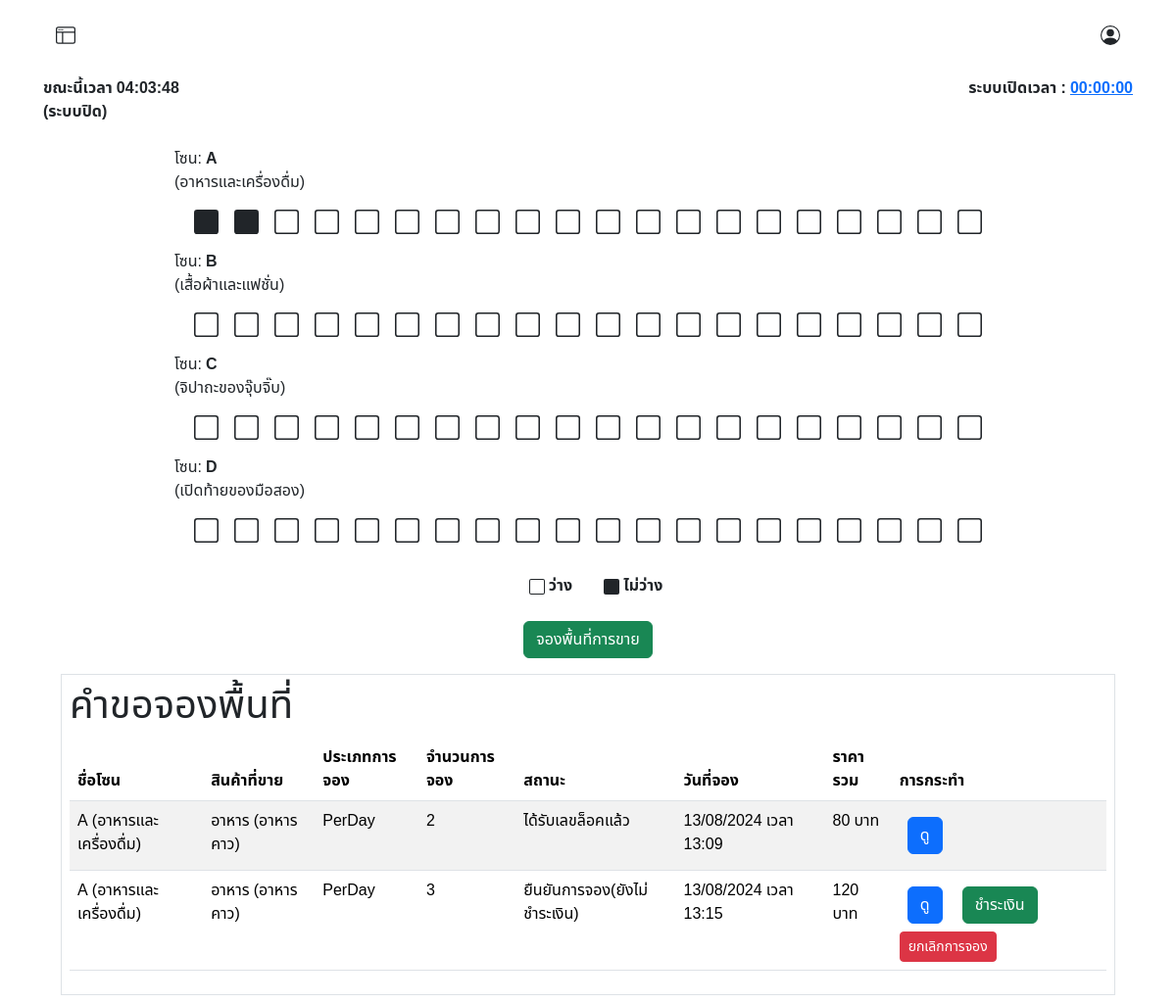
The app's page /user/index.php (signed in), older data.
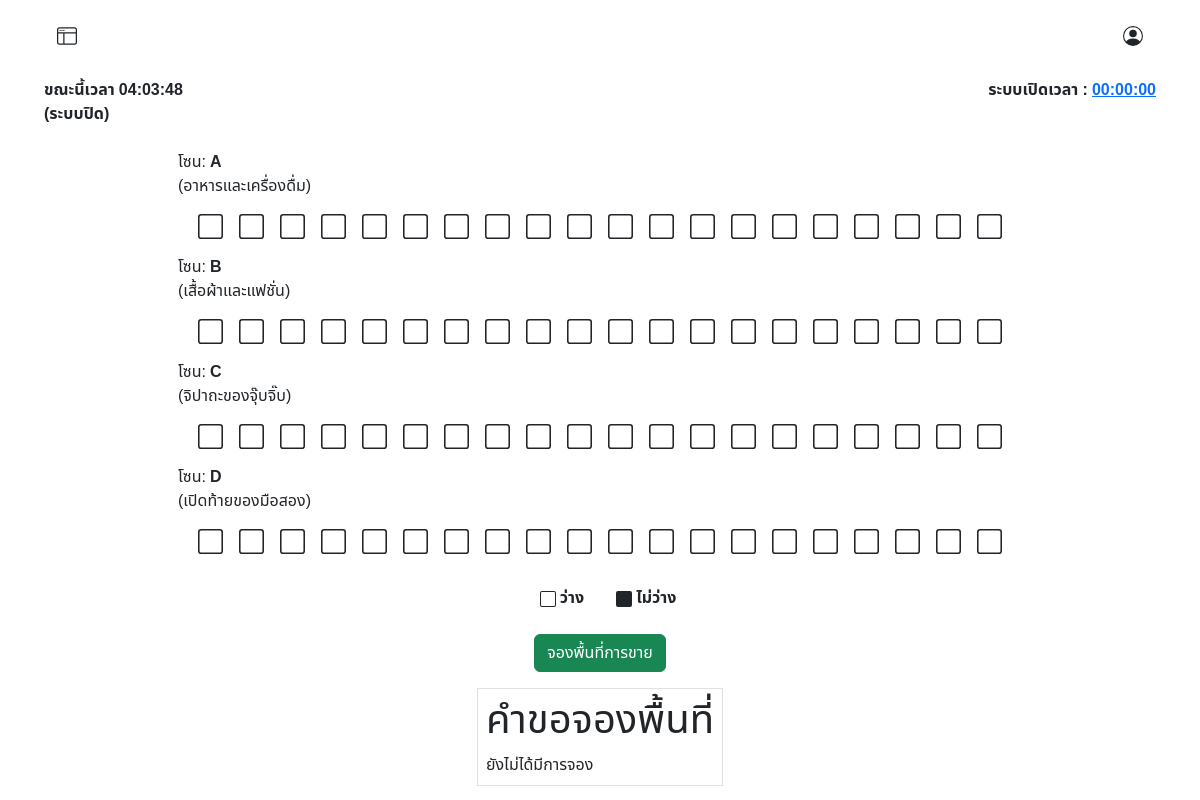
The same page, newer data.
### tables this page shows
CREATE TABLE `zone_detail` (
  `zone_id` int(3) UNSIGNED ZEROFILL NOT NULL COMMENT 'รหัสโซน',
  `zone_name` varchar(50) NOT NULL COMMENT 'ชื่อโซน',
  `zone_detail` varchar(45) NOT NULL,
  `pricePerDate` float DEFAULT NULL COMMENT 'ราคาต่อวัน',
  `pricePerMonth` float DEFAULT NULL COMMENT 'ราคาต่อเดือน'
);

CREATE TABLE `locks` (
  `id_locks` int(11) NOT NULL COMMENT 'ไอดีล็อค',
  `lock_name` varchar(10) NOT NULL COMMENT 'ชื่อเลขล็อต',
  `zone_id` int(3) UNSIGNED ZEROFILL DEFAULT NULL COMMENT 'รหัสประเภทโซน',
  `booking_id` int(10) UNSIGNED ZEROFILL DEFAULT NULL COMMENT 'รหัสการจอง',
  `available` int(3) DEFAULT NULL COMMENT 'สถานะ ว่าง หรือ จองแล้ว '
);

CREATE TABLE `booking` (
  `booking_id` int(10) UNSIGNED ZEROFILL NOT NULL COMMENT 'รหัสการจอง',
  `member_id` int(6) UNSIGNED ZEROFILL DEFAULT NULL COMMENT 'รหัสลูกค้า',
  `booking_status` int(3) UNSIGNED DEFAULT NULL COMMENT 'สถานะการจอง',
  `booking_type` varchar(20) NOT NULL COMMENT 'รายวัน, รายเดือน',
  `zone_id` int(3) UNSIGNED ZEROFILL DEFAULT NULL COMMENT 'รหัสประเภทโซน',
  `booking_amount` int(11) NOT NULL COMMENT 'จำนวนล็อคที่จะจอง',
  `total_price` float NOT NULL COMMENT 'ราคารวม',
  `product_type` int(11) DEFAULT NULL COMMENT 'ประเภทสินค้า',
  `sub_product_type` int(11) NOT NULL,
  `slip_img` varchar(45) DEFAULT NULL,
  `book_lock_number` varchar(45) DEFAULT NULL,
  `booking_date` timestamp NOT NULL DEFAULT current_timestamp() ON UPDATE current_timestamp() COMMENT 'วันเวลาที่จอง',
  `expiration_date` datetime DEFAULT NULL
);

CREATE TABLE `category` (
  `id_category` int(11) NOT NULL,
  `cat_name` varchar(45) NOT NULL
);

CREATE TABLE `sub_category` (
  `idsub_category` int(11) NOT NULL,
  `id_category` int(11) DEFAULT NULL,
  `sub_cat_name` varchar(45) NOT NULL
);

CREATE TABLE `booking_status` (
  `id` int(3) UNSIGNED NOT NULL COMMENT 'รหัสสถานะการจอง',
  `status` varchar(50) NOT NULL COMMENT 'สถานะ'
);

### user/index.php (the view, shortened to what this page needs)
<?php
require("../condb.php");
$user_id = $_SESSION["user_id"];
?>
<!DOCTYPE html>
<html lang="en">
<head>
    <link href="https://cdn.jsdelivr.net/npm/bootstrap@5.3.3/dist/css/bootstrap.min.css" rel="stylesheet">
    <link rel="stylesheet" href="../asset/css/font.css">
</head>
<body>
    <?php
    include('./user_nav.php');
    ?>
    <div class="container mt-4">
        <div class="container ">
            <div class="row d-flex justify-content-center align-item-center">
                <div class="col-12 d-flex flex-wrap justify-content-center align-item-center">
                    <?php
                    $sql = "SELECT * FROM zone_detail ORDER BY zone_name";
                    if ($result = $conn->query($sql)) {
                        if ($result->num_rows > 0) {
                            while ($row = $result->fetch_assoc()) {
                                echo '
                                    <div class="">
                                       <div class="row ">
                                            <div class="col">
                                                <div class="d-flex justify-content-start">
                                                        <div class="">
                                                        <p class="zone_detail"
                                                            data-bs-toggle="tooltip"
                                                            data-bs-placement="right"
                                                            title="รายวัน ' . $row["pricePerDate"] . '฿<br>รายเดือน ' . $row["pricePerMonth"] . '฿">
                                                            โซน: <strong>' . $row["zone_name"] . '</strong><br>(' . $row["zone_detail"] . ')
                                                        </p>
                                                        </div>
                                                </div>
                                        </div>
                                    </div>
                                    ';
                                $sql2 = "SELECT * FROM locks WHERE zone_id = " . $row["zone_id"];
                                if ($result2 = $conn->query($sql2)) {
                                    if ($result2->num_rows > 0) {
                                        echo '<div class="d-flex flex-wrap container-md">';
                                        while ($row2 = $result2->fetch_assoc()) {
                                            echo '<div class="mx-2">';
                                            echo '<p>';
                                            if ($row2["available"] == 0) {
                                                echo '
                                                    <svg xmlns="http://www.w3.org/2000/svg" width="25" height="25" fill="currentColor" class="bi bi-square" viewBox="0 0 16 16">
                                                        <path d="M14 1a1 1 0 0 1 1 1v12a1 1 0 0 1-1 1H2a1 1 0 0 1-1-1V2a1 1 0 0 1 1-1zM2 0a2 2 0 0 0-2 2v12a2 2 0 0 0 2 2h12a2 2 0 0 0 2-2V2a2 2 0 0 0-2-2z"/>
                                                    </svg>';
                                            } else if ($row2["available"] == 1) {
                                                echo '
                                                <svg xmlns="http://www.w3.org/2000/svg" width="25" height="25" fill="currentColor" class="bi bi-square-fill" viewBox="0 0 16 16">
                                                    <path d="M0 2a2 2 0 0 1 2-2h12a2 2 0 0 1 2 2v12a2 2 0 0 1-2 2H2a2 2 0 0 1-2-2z"/>
                                                </svg>';
                                            }
                                            echo '</p>';
                                            echo '</div>';
                                        }
                                        echo '</div>';
                                    } else {
                                        echo "<p>ยังไม่มีการสร้างข้อมูลพื้นที่การขาย</p>";
                                    }
                                } else {
                                    echo "<p>Error in nested query: " . $conn->error . "</p>";
                                }
                            }
                        } else {
                            echo "<p><strong>ยังไม่มีการสร้างข้อมูลพื้นที่การขาย</strong></p>";
                        }
                    } else {
                        echo "<p>Error in main query: " . $conn->error . "</p>";
                    }
                    ?>
                </div>
                <div class="container-md d-flex justify-content-center p-2 m-2">
                    <div class="px-2 mx-2">
                        <svg xmlns="http://www.w3.org/2000/svg" width="16" height="16" fill="currentColor" class="bi bi-square" viewBox="0 0 16 16">
                            <path d="M14 1a1 1 0 0 1 1 1v12a1 1 0 0 1-1 1H2a1 1 0 0 1-1-1V2a1 1 0 0 1 1-1zM2 0a2 2 0 0 0-2 2v12a2 2 0 0 0 2 2h12a2 2 0 0 0 2-2V2a2 2 0 0 0-2-2z" />
                        </svg>
                        <strong>ว่าง</strong>
                    </div>
                    <div class="px-2 mx-2">
                        <svg xmlns="http://www.w3.org/2000/svg" width="16" height="16" fill="currentColor" class="bi bi-square-fill" viewBox="0 0 16 16">
                            <path d="M0 2a2 2 0 0 1 2-2h12a2 2 0 0 1 2 2v12a2 2 0 0 1-2 2H2a2 2 0 0 1-2-2z" />
                        </svg>
                        <strong>ไม่ว่าง</strong>
                    </div>
                </div>
                <div class="col-12 d-flex justify-content-evenly px-3">
                    <button class="btn btn-success m-2" type="button" data-bs-toggle="modal" data-bs-target="#ReserveModal">
                        จองพื้นที่การขาย
                    </button>
                </div>
            </div>
        </div>
    </div>
    <div class="tab-content" id="myTabContent">
        <div class="tab-pane fade show active mt-2 mx-2 p-2 border" id="categort">
            <div>
                <h1>คำขอจองพื้นที่</h1>
            </div>
            <div class="mt-2">
                <?php
                $sql = "SELECT BK.booking_id, ZD.zone_name, ZD.zone_detail, C.cat_name, SC.sub_cat_name, BK.booking_type, BK.booking_amount , BK.booking_status , BK.slip_img, BS.status, BK.booking_date ,BK.total_price
                            FROM booking AS BK
                            INNER JOIN booking_status AS BS ON BK.booking_status = BS.id
                            INNER JOIN category AS C ON BK.product_type = C.id_category
                            INNER JOIN sub_category AS SC ON BK.sub_product_type = SC.idsub_category
                            INNER JOIN zone_detail AS ZD ON BK.zone_id = ZD.zone_id
                            WHERE member_id = $user_id
                            ORDER BY booking_id
                            ";
                $result = $conn->query($sql);
                if ($result->num_rows > 0) {
                    echo "<table class='table table-striped'>";
                    echo "<thead>
                        <tr>
                            <th>ชื่อโซน</th>
                            <th>สินค้าที่ขาย</th>
                            <th>ประเภทการจอง</th>
                            <th>จำนวนการจอง</th>
                            <th>สถานะ</th>
                            <th>วันที่จอง</th>
                            <th>ราคารวม</th>
                            <th>การกระทำ</th>
                        </tr>
                    </thead>";
                    echo "<tbody>";
                    while ($row = $result->fetch_assoc()) {
                        $booking_date = date("d/m/Y เวลา H:i", strtotime($row["booking_date"]));
                        echo "<tr>
                            <td>" . $row["zone_name"] . " (" . $row["zone_detail"] . ")</td>
                            <td>" . $row["cat_name"] . " (" . $row["sub_cat_name"] . ")</td>
                            <td>" . $row["booking_type"] . "</td>
                            <td>" . $row["booking_amount"] . "</td>
                            <td>" . $row["status"] . "</td>
                            <td>" . $booking_date  . "</td>
                            <td>" . $row["total_price"]  . " บาท</td>
                            ";
                        switch ($row["booking_status"]) {
                            case 1:
                                echo "<td>
                                <button class='btn btn-primary m-2' type='button' data-bs-toggle='modal' data-bs-target='#viewBookingModal' data-id='" . $row["booking_id"] . "'>ดู</button>
                                <button class='btn btn-success m-2' type='button' data-bs-toggle='modal' data-bs-target='#PayModal' data-id='" . $row["booking_id"] . "'>ชำระเงิน</button>
                                <a href='#' class='btn btn-sm btn-danger' onclick=\"confirmCancel('" . addslashes($row['booking_id']) . "'); return false;\">ยกเลิกการจอง</a>
                                 </td>";
                                break;
                            case 4:
                                echo " <td>
                                    <button class='btn btn-primary m-2' type='button' data-bs-toggle='modal' data-bs-target='#viewBookingModal' data-id='" . $row["booking_id"] . "'>ดู</button>
                                    </td>";
                                break;
                        }
                        echo " </tr>";
                    }
                    echo "</tbody></table>";
                } else {
                    echo "ยังไม่ได้มีการจอง";
                }
                ?>
            </div>
        </div>
    </div>
</body>
</html>

### user/user_nav.php (shortened to what this page needs)
<nav class="row g-2">
    <div class="col-12 d-flex justify-content-between px-5 py-3">
        <div class="col-4">
            <button class="btn" type="button" data-bs-toggle="offcanvas" data-bs-target="#offcanvasWithBothOptions" aria-controls="offcanvasWithBothOptions">
            </button>
        </div>
        <button class="btn" type="button" data-bs-toggle="modal" data-bs-target="#ProfileModal">
        </button>
    </div>
    <div class="col-12 d-flex justify-content-between px-5">
        <strong>
            <div id="time"></div>
            <div id="#">(ระบบปิด)</div>
        </strong>
        <strong>
            <div id="#">ระบบเปิดเวลา : <a href="#">00:00:00</a></div>
        </strong>
    </div>
</nav>

Row changes from the older to the newer data that the page shows:
removed booking: zone.zone_name "A", zone.zone_detail "อาหารและเครื่องดื่ม", product_type.cat_name "อาหาร", sub_category.sub_cat_name "อาหารคาว", booking_type "PerDay", booking_amount "2", booking_status.status "ได้รับเลขล็อคแล้ว", booking_date "13/08/2024 เวลา 13:09", total_price "80"
removed booking: zone.zone_name "A", zone.zone_detail "อาหารและเครื่องดื่ม", product_type.cat_name "อาหาร", sub_category.sub_cat_name "อาหารคาว", booking_type "PerDay", booking_amount "3", booking_status.status "ยืนยันการจอง(ยังไม่ชำระเงิน)", booking_date "13/08/2024 เวลา 13:15", total_price "120"
changed locks (number 1 of 80 on the later page): available 1 → 0 (drawn)
changed locks (number 2 of 80 on the later page): available 1 → 0 (drawn)
Text that changed along with them:
text no longer shown: "ชื่อโซน สินค้าที่ขาย ประเภทการจอง จำนวนการจอง สถานะ วันที่จอง ราคารวม การกระทำ"
text now shown: "ยังไม่ได้มีการจอง"
